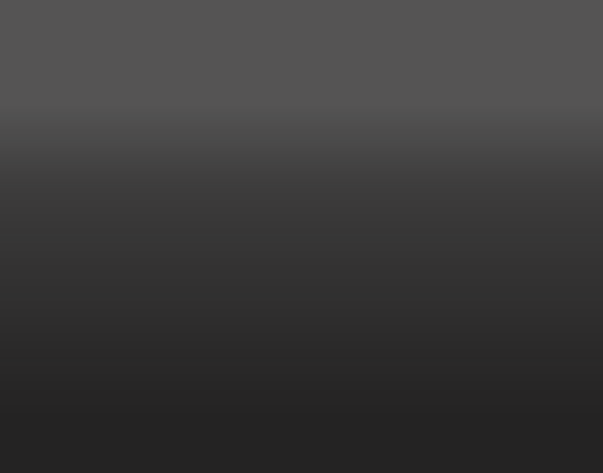
<?xml version="1.0" encoding="UTF-8"?>
<ui version="4.0">
 <class>MainWindow</class>
 <widget class="QMainWindow" name="MainWindow">
  <property name="geometry">
   <rect>
    <x>0</x>
    <y>0</y>
    <width>603</width>
    <height>473</height>
   </rect>
  </property>
  <property name="windowTitle">
   <string>MainWindow</string>
  </property>
  <property name="styleSheet">
   <string notr="true"/>
  </property>
  <widget class="QWidget" name="centralWidget">
   <property name="styleSheet">
    <string notr="true">QWidget#centralWidget{

background-color: qlineargradient(spread:pad, x1:0.518, y1:1, x2:0.518, y2:0.15, stop:0.139 rgba(32, 31, 31, 250), stop:0.438 rgba(32, 31, 31, 235), stop:0.706 rgba(32, 31, 31, 220), stop:0.915842 rgba(32, 31, 31, 190));
         background-image:url(:/resources/texture.png), linear-gradient(hsla(0,0%,32%,.99), hsla(0,0%,27%,.95));
       background-clip: border;
        border-image: none; 

}</string>
   </property>
   <layout class="QVBoxLayout" name="verticalLayout">
    <item>
     <layout class="QHBoxLayout" name="horizontalLayout_2">
      <property name="topMargin">
       <number>0</number>
      </property>
      <item>
       <spacer name="horizontalSpacer_3">
        <property name="orientation">
         <enum>Qt::Horizontal</enum>
        </property>
        <property name="sizeType">
         <enum>QSizePolicy::Fixed</enum>
        </property>
        <property name="sizeHint" stdset="0">
         <size>
          <width>36</width>
          <height>20</height>
         </size>
        </property>
       </spacer>
      </item>
      <item>
       <spacer name="horizontalSpacer_2">
        <property name="orientation">
         <enum>Qt::Horizontal</enum>
        </property>
        <property name="sizeHint" stdset="0">
         <size>
          <width>40</width>
          <height>20</height>
         </size>
        </property>
       </spacer>
      </item>
      <item>
       <widget class="QLabel" name="monitor">
        <property name="sizePolicy">
         <sizepolicy hsizetype="Maximum" vsizetype="Maximum">
          <horstretch>0</horstretch>
          <verstretch>0</verstretch>
         </sizepolicy>
        </property>
        <property name="minimumSize">
         <size>
          <width>0</width>
          <height>300</height>
         </size>
        </property>
        <property name="maximumSize">
         <size>
          <width>16777215</width>
          <height>300</height>
         </size>
        </property>
        <property name="text">
         <string/>
        </property>
        <property name="pixmap">
         <pixmap resource="images.qrc">:/resources/monitor.png</pixmap>
        </property>
        <property name="alignment">
         <set>Qt::AlignCenter</set>
        </property>
       </widget>
      </item>
      <item>
       <spacer name="horizontalSpacer">
        <property name="orientation">
         <enum>Qt::Horizontal</enum>
        </property>
        <property name="sizeHint" stdset="0">
         <size>
          <width>40</width>
          <height>20</height>
         </size>
        </property>
       </spacer>
      </item>
      <item>
       <layout class="QVBoxLayout" name="verticalLayout_2">
        <item>
         <widget class="controlButton" name="downloaded">
          <property name="sizePolicy">
           <sizepolicy hsizetype="Maximum" vsizetype="Fixed">
            <horstretch>0</horstretch>
            <verstretch>0</verstretch>
           </sizepolicy>
          </property>
          <property name="toolTip">
           <string>Downloaded wallpaper</string>
          </property>
          <property name="styleSheet">
           <string notr="true">border:none;
</string>
          </property>
          <property name="text">
           <string/>
          </property>
          <property name="icon">
           <iconset resource="images.qrc">
            <normaloff>:/resources/folder-download-line.png</normaloff>:/resources/folder-download-line.png</iconset>
          </property>
          <property name="iconSize">
           <size>
            <width>32</width>
            <height>32</height>
           </size>
          </property>
         </widget>
        </item>
        <item>
         <widget class="controlButton" name="setting">
          <property name="sizePolicy">
           <sizepolicy hsizetype="Maximum" vsizetype="Fixed">
            <horstretch>0</horstretch>
            <verstretch>0</verstretch>
           </sizepolicy>
          </property>
          <property name="toolTip">
           <string>Application settings</string>
          </property>
          <property name="styleSheet">
           <string notr="true">border:none;
</string>
          </property>
          <property name="text">
           <string/>
          </property>
          <property name="icon">
           <iconset resource="images.qrc">
            <normaloff>:/resources/setting-line.png</normaloff>:/resources/setting-line.png</iconset>
          </property>
          <property name="iconSize">
           <size>
            <width>32</width>
            <height>32</height>
           </size>
          </property>
         </widget>
        </item>
        <item>
         <widget class="controlButton" name="wonderwall">
          <property name="sizePolicy">
           <sizepolicy hsizetype="Maximum" vsizetype="Fixed">
            <horstretch>0</horstretch>
            <verstretch>0</verstretch>
           </sizepolicy>
          </property>
          <property name="toolTip">
           <string>&lt;html&gt;&lt;head/&gt;&lt;body&gt;&lt;p&gt;For full featured Desktop Wallpaper application&lt;/p&gt;&lt;p&gt;Try Wonderwall Application, Click to learn more:  &lt;/p&gt;&lt;p&gt;&lt;span style=&quot; font-weight:600;&quot;&gt;'snap install wonderwall'&lt;/span&gt;&lt;/p&gt;&lt;/body&gt;&lt;/html&gt;</string>
          </property>
          <property name="styleSheet">
           <string notr="true">border:none;
</string>
          </property>
          <property name="text">
           <string/>
          </property>
          <property name="icon">
           <iconset resource="images.qrc">
            <normaloff>:/resources/wonderwall.png</normaloff>:/resources/wonderwall.png</iconset>
          </property>
          <property name="iconSize">
           <size>
            <width>34</width>
            <height>34</height>
           </size>
          </property>
         </widget>
        </item>
        <item>
         <spacer name="verticalSpacer">
          <property name="orientation">
           <enum>Qt::Vertical</enum>
          </property>
          <property name="sizeHint" stdset="0">
           <size>
            <width>20</width>
            <height>40</height>
           </size>
          </property>
         </spacer>
        </item>
       </layout>
      </item>
     </layout>
    </item>
    <item>
     <layout class="QHBoxLayout" name="horizontalLayout">
      <item>
       <widget class="controlButton" name="left">
        <property name="styleSheet">
         <string notr="true">border:none;
</string>
        </property>
        <property name="text">
         <string/>
        </property>
        <property name="icon">
         <iconset resource="images.qrc">
          <normaloff>:/resources/arrow-left-circle-line.png</normaloff>:/resources/arrow-left-circle-line.png</iconset>
        </property>
        <property name="iconSize">
         <size>
          <width>32</width>
          <height>32</height>
         </size>
        </property>
       </widget>
      </item>
      <item>
       <widget class="QListWidget" name="wallpaperList">
        <property name="minimumSize">
         <size>
          <width>0</width>
          <height>120</height>
         </size>
        </property>
        <property name="maximumSize">
         <size>
          <width>16777215</width>
          <height>120</height>
         </size>
        </property>
        <property name="styleSheet">
         <string notr="true">QListWidget{
	background-color: transparent;
	border:none;
}

QScrollBar:horizontal {
	   background-color: transparent;
	   border:none;
       height: 8px;
       margin: 0px;
   }
   QScrollBar::handle:horizontal {
       background: #9fa0a4;
       min-height: 20px;
   }</string>
        </property>
        <property name="verticalScrollBarPolicy">
         <enum>Qt::ScrollBarAlwaysOff</enum>
        </property>
        <property name="horizontalScrollBarPolicy">
         <enum>Qt::ScrollBarAlwaysOff</enum>
        </property>
        <property name="editTriggers">
         <set>QAbstractItemView::NoEditTriggers</set>
        </property>
        <property name="showDropIndicator" stdset="0">
         <bool>false</bool>
        </property>
        <property name="dragDropMode">
         <enum>QAbstractItemView::NoDragDrop</enum>
        </property>
        <property name="verticalScrollMode">
         <enum>QAbstractItemView::ScrollPerPixel</enum>
        </property>
        <property name="horizontalScrollMode">
         <enum>QAbstractItemView::ScrollPerPixel</enum>
        </property>
        <property name="movement">
         <enum>QListView::Free</enum>
        </property>
        <property name="flow">
         <enum>QListView::LeftToRight</enum>
        </property>
        <property name="spacing">
         <number>5</number>
        </property>
        <property name="uniformItemSizes">
         <bool>true</bool>
        </property>
       </widget>
      </item>
      <item>
       <widget class="controlButton" name="right">
        <property name="styleSheet">
         <string notr="true">border:none;
</string>
        </property>
        <property name="text">
         <string/>
        </property>
        <property name="icon">
         <iconset resource="images.qrc">
          <normaloff>:/resources/arrow-right-circle-line.png</normaloff>
          <disabledon>:/resources/disabled-arrow-right-circle-line.png</disabledon>:/resources/arrow-right-circle-line.png</iconset>
        </property>
        <property name="iconSize">
         <size>
          <width>32</width>
          <height>32</height>
         </size>
        </property>
       </widget>
      </item>
     </layout>
    </item>
   </layout>
  </widget>
 </widget>
 <layoutdefault spacing="6" margin="11"/>
 <customwidgets>
  <customwidget>
   <class>controlButton</class>
   <extends>QPushButton</extends>
   <header>controlbutton.h</header>
  </customwidget>
 </customwidgets>
 <resources>
  <include location="images.qrc"/>
 </resources>
 <connections/>
</ui>
